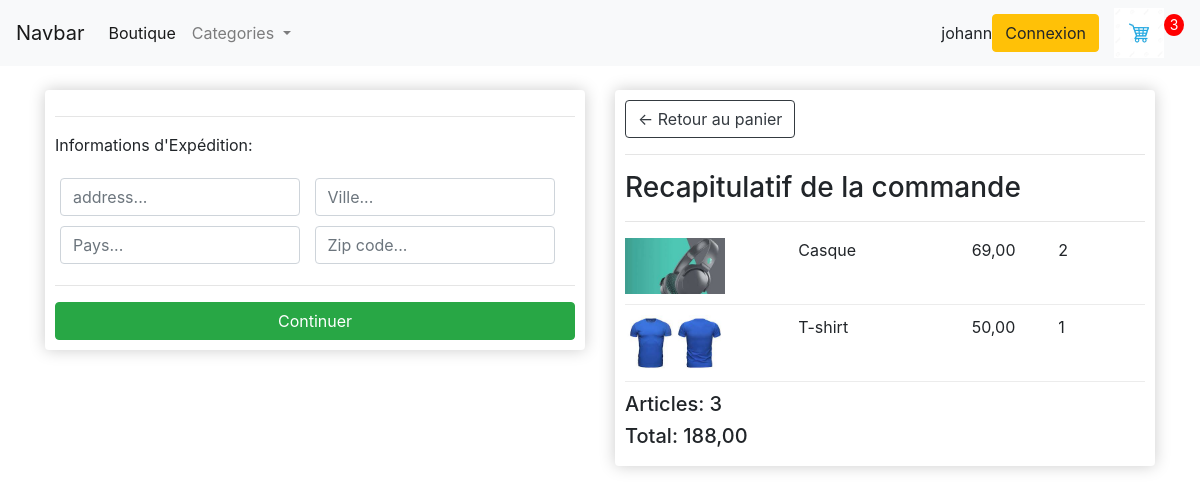
Page /commande/ (signed in) on the committed database.
### shop/models.py (models this page shows, shortened)
class CommandeArticle(models.Model):
    produit = models.ForeignKey(
        Produit, on_delete=models.SET_NULL, blank=True, null=True
    )
    commande = models.ForeignKey(
        Commande, on_delete=models.SET_NULL, blank=True, null=True
    )
    quantite = models.IntegerField(default=0, null=True, blank=True)
    date_added = models.DateTimeField(auto_now_add=True)
    @property
    def get_total(self):
        total = self.produit.price * self.quantite
        return total

class Produit(models.Model):
    categorie = models.ForeignKey(
        Category, on_delete=models.SET_NULL, blank=True, null=True
    )
    name = models.CharField(max_length=100, null=True)
    price = models.DecimalField(decimal_places=2, max_digits=10)
    digital = models.BooleanField(default=False, null=True, blank=True)
    image = models.ImageField(upload_to="shop", null=True, blank=True)
    date_ajout = models.DateTimeField(auto_now=True)
    class Meta:
        ordering = ["-date_ajout"]
    @property
    def imageUrl(self):
        try:
            url = self.image.url
        except:
            url = ""
        return url

class Commande(models.Model):
    client = models.ForeignKey(Client, on_delete=models.SET_NULL, blank=True, null=True)
    date_commande = models.DateTimeField(auto_now_add=True)
    complete = models.BooleanField(default=False, null=True, blank=True)
    transaction_id = models.CharField(max_length=200, null=True, blank=True)
    status = models.CharField(max_length=200, null=True, blank=True)
    total_trans = models.DecimalField(
        max_digits=10, decimal_places=2, null=True, blank=True
    )
    @property
    def get_panier_total(self):
        arcticles = self.commandearticle_set.all()
        total = sum(arcticle.get_total for arcticle in arcticles)
        return total
    @property
    def get_panier_article(self):
        articles = self.commandearticle_set.all()
        quantite_total = sum(article.quantite for article in articles)
        return quantite_total
    @property
    def produit_physique(self):
        articles = self.commandearticle_set.all()
        minimum_un_produit_physique = any(
            article.produit.digital == False for article in articles
        )
        return minimum_un_produit_physique

### shop/views.py (the view)
# urls.py: path("commande/", views.commande, name="commande"),
def commande(request, *args, **kwargs):
    if request.user.is_authenticated:
        client = request.user.client
        commande, created = Commande.objects.get_or_create(
            client=client, complete=False
        )
        arcticles = commande.commandearticle_set.all()
        nombre_arcticle = commande.get_panier_article
    else:
        arcticles = []
        commande = {"get_panier_total": 0, "get_panier_article": 0}
        nombre_arcticle = commande["get_panier_article"]
    context = {
        "arcticles": arcticles,
        "commande": commande,
        "nombre_arcticle": nombre_arcticle,
    }
    return render(request, "shop/commande.html", context)

### templates/shop/commande.html (shortened to what this page needs)
{% extends "base.html" %}
{% load static %}
{% block content %}
<br>
<div class="row">
      <div class="col-lg-6">
            <div class="box-element" id='form-wrapper'>
                  <form action="" id="form">
                        <div id="shipping-info">
                              <hr>
                              <p>Informations d'Expédition:</p>
                              <div class="form-field">
                                    <input type="text" class="form-control" name="address" placeholder="address..."
                                          required>
                              </div>
                              <div class="form-field">
                                    <input type="text" class="form-control" name="city" placeholder="Ville..." required>
                              </div>
                              <div class="form-field">
                                    <input type="text" class="form-control" name="state" placeholder="Pays..." required>
                              </div>
                              <div class="form-field">
                                    <input type="text" class="form-control" name="zipcode" placeholder="Zip code..."
                                          required>
                              </div>
                        </div>
                        <hr>
                        <input id="form-button" class="btn w-100 btn-success btn-block" type="submit" value="Continuer">
                  </form>
            </div>
            <br>
      </div>
      <div class="col-lg-6">
            <div class="box-element">
                  <a class="btn btn-outline-dark" href="{% url 'shop:panier' %}">&#x2190; Retour au panier </a>
                  <hr>
                  <h3>Recapitulatif de la commande</h3>
                  <hr>
                  {% for arcticle in arcticles %}
                  <div class="panier-row">
                        <div style="flex:2"><img class="row-image" src="{{ arcticle.produit.imageUrl }}" alt="">
                        </div>
                        <div style="flex:2">{{arcticle.produit.name}}</div>
                        <div style="flex:1">{{arcticle.produit.price}}</div>
                        <div style="flex:1">{{arcticle.quantite}}</div>
                  </div>
                  {% endfor%}
                  <h5>Articles: {{commande.get_panier_article}}</h5>
                  <h5>Total: {{commande.get_panier_total}}</h5>
            </div>
      </div>
</div>
{% endblock content %}

### templates/base.html (shortened to what this page needs)
<!DOCTYPE html>
{% load static %}
<html lang="">
<head>
      <link rel="stylesheet" type="text/css" href="{% static 'css/main.css'%}">
      <link rel="stylesheet" href="https://cdn.jsdelivr.net/npm/bootstrap@4.0.0/dist/css/bootstrap.min.css"
>
</head>
<body>
      <nav class="navbar navbar-expand-lg navbar-light bg-light">
            <a class="navbar-brand" href="#">Navbar</a>
            <div class="collapse navbar-collapse" id="navbarSupportedContent">
                  <ul class="navbar-nav mr-auto">
                        <li class="nav-item">
                              <a class="nav-link active" aria-current="page" href="{% url 'shop:shop' %}">Boutique</a>
                        </li>
                        <li class="nav-item dropdown">
                              <a class="nav-link dropdown-toggle" href="#" role="button" data-bs-toggle="dropdown"
                                    aria-expanded="false">
                                    Categories
                              </a>
                        </li>
                  </ul>
                  <div class="form-inline my-2 my-lg-0">
                        {{request.user}}<br>
                        <a href="#" class="btn btn-warning">Connexion</a>
                        <a href="{% url 'shop:panier' %}">
                              <img id="icon-panier" src="{% static 'images/utils/panier.png' %}" alt="">
                        </a>
                        <p id="total-panier">{{ nombre_arcticle }}</p>
                  </div>
      </nav>
      <div class="container">
            {% block content %}
            {% endblock content %}
      </div>
</body>
</html>

### static/css/main.css (style rules this page uses)
body { background-color: hsl(0, 0%, 98%); }
h1, h2, h3, h4, h5, h6 { color: hsl(0, 0%, 30%); }
.box-element { box-shadow: hsl(0, 0%, 80%) 0 0 16px; background-color: #fff; border-radius: 4px; padding: 10px; }
#icon-panier { width: 50px; display: inline-block; margin-left: 15px; }
#total-panier { display: inline-block; text-align: center; color: #fff; background-color: red; width: 20px; height: 22px; border-radius: 50%; font-size: 14px; }
.btn { border-radius: 0; }
.panier-row { display: flex; align-items: flex-stretch; padding-bottom: 10px; margin-bottom: 10px; border-bottom: 1px solid #ececec; }
.row-image { width: 100px; }
.form-field { width: 250px; display: inline-block; padding: 5px; }

### rows in the picture
CommandeArticle: produit.imageUrl (picture), produit.name "Casque", produit.price "69,00", quantite "2"
CommandeArticle: produit.imageUrl (picture), produit.name "T-shirt", produit.price "50,00", quantite "1"
Commande: get_panier_article "3", get_panier_total "188,00"

### other values in the picture
{{ request.user }} "johann"
{{ nombre_arcticle }} "3"
